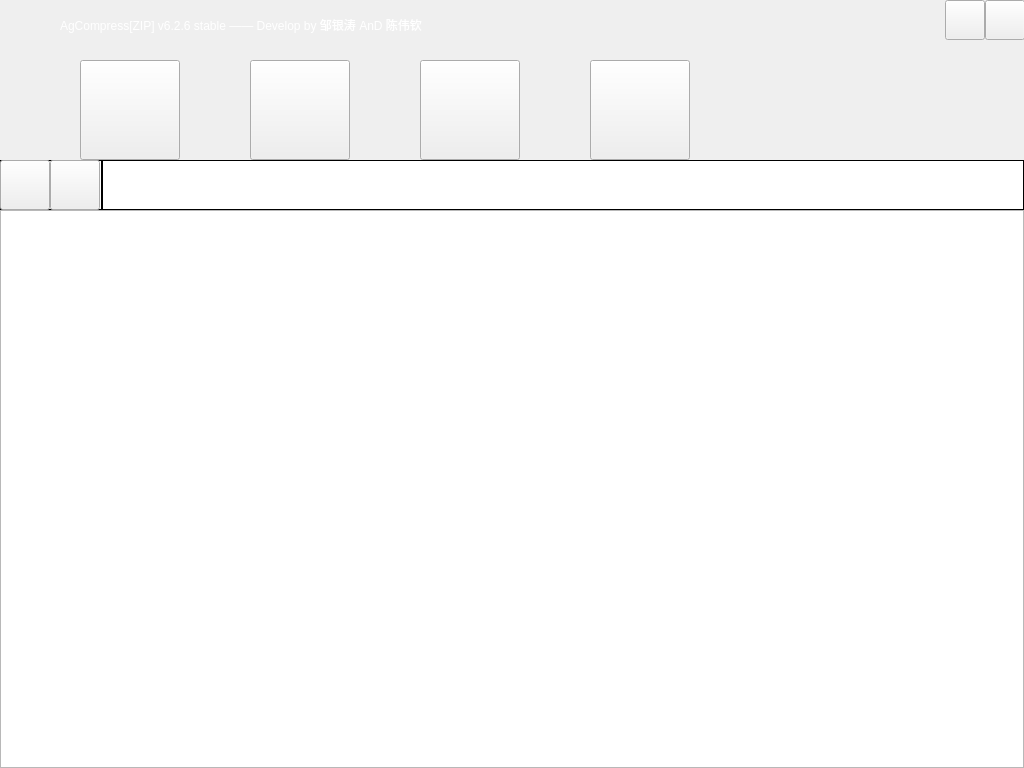
<?xml version="1.0" encoding="UTF-8"?>
<ui version="4.0">
 <class>MainWindow</class>
 <widget class="QMainWindow" name="MainWindow">
  <property name="geometry">
   <rect>
    <x>0</x>
    <y>0</y>
    <width>1024</width>
    <height>768</height>
   </rect>
  </property>
  <property name="windowTitle">
   <string>MainWindow</string>
  </property>
  <property name="windowIcon">
   <iconset resource="res.qrc">
    <normaloff>:/res/image/icon.ico</normaloff>:/res/image/icon.ico</iconset>
  </property>
  <property name="styleSheet">
   <string notr="true"/>
  </property>
  <widget class="QWidget" name="centralWidget">
   <widget class="QLabel" name="splash">
    <property name="geometry">
     <rect>
      <x>0</x>
      <y>0</y>
      <width>1024</width>
      <height>160</height>
     </rect>
    </property>
    <property name="styleSheet">
     <string notr="true">border-image: url(:/res/image/splash.png);</string>
    </property>
    <property name="text">
     <string/>
    </property>
   </widget>
   <widget class="QLabel" name="icon">
    <property name="geometry">
     <rect>
      <x>3</x>
      <y>3</y>
      <width>40</width>
      <height>40</height>
     </rect>
    </property>
    <property name="styleSheet">
     <string notr="true">border-image: url(:/res/image/icon.png);</string>
    </property>
    <property name="text">
     <string/>
    </property>
   </widget>
   <widget class="QLabel" name="title">
    <property name="geometry">
     <rect>
      <x>60</x>
      <y>10</y>
      <width>735</width>
      <height>30</height>
     </rect>
    </property>
    <property name="styleSheet">
     <string notr="true">font: 14pt &quot;微软雅黑&quot;;
color: rgb(255, 255, 255);</string>
    </property>
    <property name="text">
     <string>AgCompress[ZIP] v6.2.6 stable —— Develop by 邹银涛 AnD 陈伟钦</string>
    </property>
   </widget>
   <widget class="QPushButton" name="btn_minline">
    <property name="geometry">
     <rect>
      <x>945</x>
      <y>0</y>
      <width>40</width>
      <height>40</height>
     </rect>
    </property>
    <property name="styleSheet">
     <string notr="true">QPushButton
{ 
border-image: url(:/res/image/line_nromal.png);
}
QPushButton:hover
{
border-image: url(:/res/image/line_hover.png);
}
QPushButton:pressed
{ 
border-image: url(:/res/image/line_pressed.png);
}</string>
    </property>
    <property name="text">
     <string/>
    </property>
   </widget>
   <widget class="QPushButton" name="btn_exit">
    <property name="geometry">
     <rect>
      <x>985</x>
      <y>0</y>
      <width>40</width>
      <height>40</height>
     </rect>
    </property>
    <property name="styleSheet">
     <string notr="true">QPushButton
{ 
	
	border-image: url(:/res/image/cha_nromal.png);
}
QPushButton:hover
{
	
	border-image: url(:/res/image/cha_hover.png);
}
QPushButton:pressed
{   
	
	border-image: url(:/res/image/cha_pressed.png);
}</string>
    </property>
    <property name="text">
     <string/>
    </property>
   </widget>
   <widget class="QLabel" name="logo">
    <property name="geometry">
     <rect>
      <x>670</x>
      <y>40</y>
      <width>320</width>
      <height>120</height>
     </rect>
    </property>
    <property name="styleSheet">
     <string notr="true">border-image: url(:/res/image/logo.png);</string>
    </property>
    <property name="text">
     <string/>
    </property>
   </widget>
   <widget class="QPushButton" name="btn_encode">
    <property name="geometry">
     <rect>
      <x>80</x>
      <y>60</y>
      <width>100</width>
      <height>100</height>
     </rect>
    </property>
    <property name="styleSheet">
     <string notr="true">QPushButton
{ 
border-image: url(:/res/image/compress_normal.png);
}
QPushButton:hover
{
border-image: url(:/res/image/compress_hover.png);
}
QPushButton:pressed
{   
border-image: url(:/res/image/compress_pressed.png);
}</string>
    </property>
    <property name="text">
     <string/>
    </property>
   </widget>
   <widget class="QPushButton" name="btn_decode">
    <property name="geometry">
     <rect>
      <x>250</x>
      <y>60</y>
      <width>100</width>
      <height>100</height>
     </rect>
    </property>
    <property name="styleSheet">
     <string notr="true">QPushButton
{ 
border-image: url(:/res/image/uncompress_normal.png);
}
QPushButton:hover
{
border-image: url(:/res/image/uncompress_hover.png);
}
QPushButton:pressed
{   
border-image: url(:/res/image/uncompress_pressed.png);
}</string>
    </property>
    <property name="text">
     <string/>
    </property>
   </widget>
   <widget class="QPushButton" name="btn_delete">
    <property name="geometry">
     <rect>
      <x>420</x>
      <y>60</y>
      <width>100</width>
      <height>100</height>
     </rect>
    </property>
    <property name="styleSheet">
     <string notr="true">QPushButton
{
border-image: url(:/res/image/delete_normal.png);
}
QPushButton:hover
{
border-image: url(:/res/image/delete_hover.png);
}
QPushButton:pressed
{   
border-image: url(:/res/image/delete_pressed.png);
}</string>
    </property>
    <property name="text">
     <string/>
    </property>
   </widget>
   <widget class="QPushButton" name="btn_tools">
    <property name="geometry">
     <rect>
      <x>590</x>
      <y>60</y>
      <width>100</width>
      <height>100</height>
     </rect>
    </property>
    <property name="styleSheet">
     <string notr="true">QPushButton
{ 
	border-image: url(:/res/image/tools_normal.png);
}
QPushButton:hover
{
border-image: url(:/res/image/tools_hover.png);
}
QPushButton:pressed
{ 
border-image: url(:/res/image/tools_pressed.png);
}</string>
    </property>
    <property name="text">
     <string/>
    </property>
   </widget>
   <widget class="QTreeView" name="treeView">
    <property name="geometry">
     <rect>
      <x>0</x>
      <y>210</y>
      <width>1024</width>
      <height>558</height>
     </rect>
    </property>
   </widget>
   <widget class="QLabel" name="info_file">
    <property name="geometry">
     <rect>
      <x>102</x>
      <y>160</y>
      <width>922</width>
      <height>50</height>
     </rect>
    </property>
    <property name="styleSheet">
     <string notr="true">font: 12pt &quot;微软雅黑&quot;;
background-color: rgb(255, 255, 255);
border-style:solid;
border-width:1px;</string>
    </property>
    <property name="text">
     <string/>
    </property>
    <property name="alignment">
     <set>Qt::AlignRight|Qt::AlignTrailing|Qt::AlignVCenter</set>
    </property>
   </widget>
   <widget class="QPushButton" name="btn_last">
    <property name="geometry">
     <rect>
      <x>0</x>
      <y>160</y>
      <width>50</width>
      <height>50</height>
     </rect>
    </property>
    <property name="styleSheet">
     <string notr="true">QPushButton
{ 
border-image: url(:/res/image/last_normal.png);
}
QPushButton:hover
{
border-image: url(:/res/image/last_hover.png);
}
QPushButton:pressed
{ 
border-image: url(:/res/image/last_pressed.png);
}</string>
    </property>
    <property name="text">
     <string/>
    </property>
   </widget>
   <widget class="QPushButton" name="btn_refresh">
    <property name="geometry">
     <rect>
      <x>50</x>
      <y>160</y>
      <width>50</width>
      <height>50</height>
     </rect>
    </property>
    <property name="styleSheet">
     <string notr="true">QPushButton
{ 
border-image: url(:/res/image/refresh_normal.png);
}
QPushButton:hover
{
border-image: url(:/res/image/refresh_hover.png);
}
QPushButton:pressed
{ 
border-image: url(:/res/image/refresh_pressed.png);
}</string>
    </property>
    <property name="text">
     <string/>
    </property>
   </widget>
   <widget class="QLabel" name="info_space">
    <property name="geometry">
     <rect>
      <x>0</x>
      <y>160</y>
      <width>102</width>
      <height>50</height>
     </rect>
    </property>
    <property name="styleSheet">
     <string notr="true">font: 12pt &quot;微软雅黑&quot;;
background-color: rgb(255, 255, 255);
border-style:solid;
border-width:1px;</string>
    </property>
    <property name="text">
     <string/>
    </property>
    <property name="alignment">
     <set>Qt::AlignRight|Qt::AlignTrailing|Qt::AlignVCenter</set>
    </property>
   </widget>
   <zorder>info_space</zorder>
   <zorder>splash</zorder>
   <zorder>logo</zorder>
   <zorder>icon</zorder>
   <zorder>title</zorder>
   <zorder>btn_minline</zorder>
   <zorder>btn_exit</zorder>
   <zorder>btn_encode</zorder>
   <zorder>btn_decode</zorder>
   <zorder>btn_delete</zorder>
   <zorder>btn_tools</zorder>
   <zorder>treeView</zorder>
   <zorder>info_file</zorder>
   <zorder>btn_last</zorder>
   <zorder>btn_refresh</zorder>
  </widget>
 </widget>
 <layoutdefault spacing="6" margin="11"/>
 <resources>
  <include location="res.qrc"/>
 </resources>
 <connections/>
</ui>
